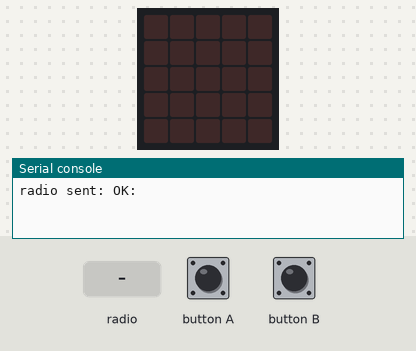
Simulated run of this program. Board: BBC micro:bit (MakeCode). Shown: the board's 5×5 LED display, the last lines printed to the serial console. The test bench sets the inputs (shaded band). No radio messages arrive unless stated (any console line starting 'radio sent:' is added by the test bench).

Above: at 1.2 s.
1.3 s: button A pressed for 0.15 s
At 2.6 s:
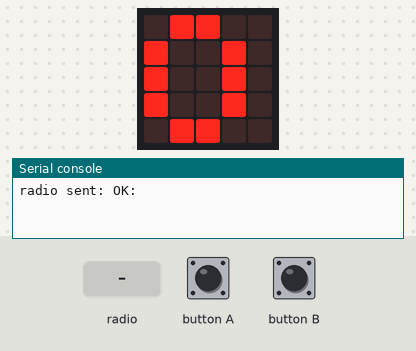
2.9 s: button B pressed for 0.15 s
At 3.59 s:
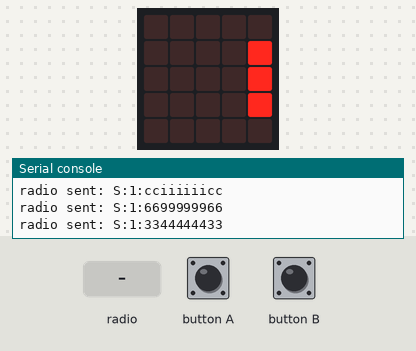
At 3.96 s:
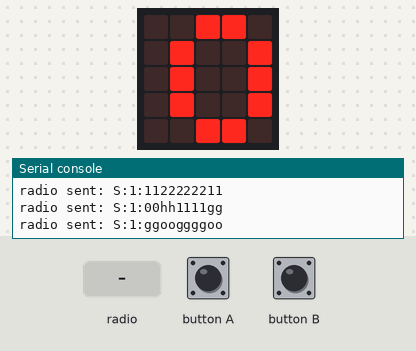
5.9 s: radio message "INIT:" arrives
Timing chart, 0 to 8.9 s (numbered marks = the images above; inputs shaded):
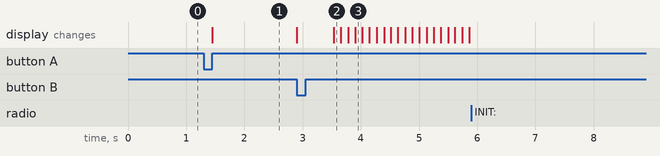

The program:

main.ts
```typescript
enum OBBrightness{
    //% blockId="HI" block="high"
    HI = 255,
    //% blockId="MID" block="middle"
    MID = 63,
    //% blockId="LO" block="low"
    LO = 15,
    //% blockId="OFF" block="off"
    OFF = 0
}
class OBChar{
    pixels:NumberFormat.UInt8BE[]
    constructor(data:NumberFormat.UInt8BE[]){
        this.pixels=data;
    }
}

class OBDisplayElement{
    x: number
    y: number
    width: number;
    height: number;
    constructor(x:number,y:number,width:number,height:number){
        this.x=x
        this.y=y
        this.width=width
        this.height=height
    }
}

class OBText extends OBDisplayElement{
    text:OBChar[]
    static char:OBChar[]
    constructor(str:string){
        super(0,0,str.length*5,5)
        OBText.char=[]
        OBText.char.push(new OBChar([6,9,9,9,6])) //0
        OBText.char.push(new OBChar([4,6,4,4,14])) //1
        OBText.char.push(new OBChar([7,8,6,1,15])) //2
        OBText.char.push(new OBChar([15,8,4,9,6])) //3
        OBText.char.push(new OBChar([12,10,9,31,8])) //4
        OBText.char.push(new OBChar([31,1,15,16,15])) //5
        OBText.char.push(new OBChar([8,4,14,17,14])) //6
        OBText.char.push(new OBChar([31,8,4,2,1])) //7
        OBText.char.push(new OBChar([14,17,14,17,14])) //8
        OBText.char.push(new OBChar([14,17,14,4,2])) //9
        OBText.char.push(new OBChar([0,14,9,9,30])) //a
        OBText.char.push(new OBChar([1,1,7,9,7])) //b
        OBText.char.push(new OBChar([0,14,1,1,14])) //c
        OBText.char.push(new OBChar([8,8,14,9,14])) //d
        OBText.char.push(new OBChar([6,9,7,1,14])) //e
        OBText.char.push(new OBChar([12,2,7,2,2])) //f
        OBText.char.push(new OBChar([14,9,14,8,6])) //g
        OBText.char.push(new OBChar([1,1,7,9,9])) //h
        OBText.char.push(new OBChar([4,0,4,4,4])) //i
        OBText.char.push(new OBChar([8,0,8,8,6])) //j
        OBText.char.push(new OBChar([1,5,3,5,9])) //k
        OBText.char.push(new OBChar([2,2,2,2,12])) //l
        OBText.char.push(new OBChar([0,27,21,17,17])) //m
        OBText.char.push(new OBChar([0,7,9,9,9])) //n
        OBText.char.push(new OBChar([0,6,9,9,6])) //o
        OBText.char.push(new OBChar([0,7,9,7,1])) //p
        OBText.char.push(new OBChar([0,14,9,14,8])) //q
        OBText.char.push(new OBChar([0,14,1,1,1])) //r
        OBText.char.push(new OBChar([0,12,2,4,3])) //s
        OBText.char.push(new OBChar([2,2,14,2,28])) //t
        OBText.char.push(new OBChar([0,9,9,9,30])) //u
        OBText.char.push(new OBChar([0,17,17,10,4])) //v
        OBText.char.push(new OBChar([0,9,6,6,9])) //x
        OBText.char.push(new OBChar([0,17,10,4,3])) //y
        OBText.char.push(new OBChar([0,15,4,2,15])) //z
        this.text=OBText.char
    }
    writeString(screen:OBScreen){
        for(let i=0;i<this.text.length;i++){
            let xx=this.x+i*6
            for(let j=0;j<5;j++){
                let line=this.text[i].pixels[j]
                for(let k=0;k<5;k++){
                    if((xx+k<0)||(xx+k>=screen.width)){
                        line=line>>1
                        continue
                    }
                    if((this.y+j<0)||(this.y+j>=screen.height))continue
                    screen.data[xx+k][this.y+j]=(line&0x01)*OBBrightness.HI
                    line=line>>1
                }
                // space between characters
                if((xx+5<0)||(xx+5>=screen.width))continue
                if((this.y+j<0)||(this.y+j>=screen.height))continue
                screen.data[xx+5][this.y+j]=OBBrightness.OFF
            }
        }
    }
    animateString(screen:OBScreen){
        this.x=screen.width
        this.y=0
        let l=this.text.length*6+screen.width
        for(let i=0;i<l;i++){
            this.x--
            this.writeString(screen)
            obDisplay.refresh()
            basic.pause(100)
        }
    }
}

class OBImage extends OBDisplayElement{
    data: number[][];
    constructor(x: number, y: number, w: number, h: number){
        super(x,y,w,h)
        this.data=[];
        for(let i=0;i<w;i++){
            this.data[i]=[]
            for(let j=0;j<h;j++){
                this.data[i][j]=0
            }
        }
    }
    plot(x:number, y:number, brightness:OBBrightness){
        this.data[x][y]=brightness
    }
    rotateRight(){
        let dataBuffer:number[][]=[]
        for(let i=0;i<this.height;i++){
            dataBuffer[i]=[]
            for(let j=0;j<this.width;j++){
                dataBuffer[i][j]=this.data[j][this.height-1-i]
            }
        }
        let b=this.height
        this.height=this.width
        this.width=b
        this.data=dataBuffer
    }
}

class OBScreen extends OBImage {
    constructor(w: number, h: number){
        super(0, 0, w, h)
    }
    setLine(id:number,row:number,lineHI:number,lineLO:number,doPlot:boolean){
        let y=Math.trunc(id*5/this.width)
        let x=id*5-y*this.width
        for(let column=0;column<5;column++){
            let hi=(lineHI&0x01)*255
            let lo=(lineLO&0x01)*255
            let b=0
            if(hi&&lo)b=OBBrightness.HI
            else{
                if(hi)b=OBBrightness.MID
                if(lo)b=OBBrightness.LO
            }
            this.data[x+column][y+row]=b
            if(doPlot)led.plotBrightness(column, row, b)
            lineHI=lineHI>>1
            lineLO=lineLO>>1
        }
    }
}

//% color=#008060 weight=100 icon="\uf00a" block="obDisplay"
namespace obDisplay{
    let id: number
    let x: number
    let y: number
    let screen: OBScreen
    let isSlave: boolean
    radio.onReceivedString(function (receivedString: string) {
        let message = receivedString.split(":")
        if(message[0] == "INIT"){
            let w = parseInt(message[1])
            let h = parseInt(message[2])
            y = Math.trunc(id * (5 / w)) * 5
            x = (id - y * (w / 5)) * 5
            screen=new OBScreen(w,h)
        }
        if(message[0] == "S"){
            if(screen)decode(parseInt(message[1]),message[2])
        }
    })
    function decode(displayID:number, str:string){
        let row=0
        while(row<5){
            let lineHI=parse32(str.charCodeAt(2*row))
            let lineLO=parse32(str.charCodeAt(2*row+1))
            screen.setLine(displayID,row++,lineHI,lineLO,(displayID==id))
        }
    }
    //% blockId="obDisplay_refresh"
    //% block="draws the actual data on each micro:bit of the display"
    export function refresh(){
        if(isSlave)return
        let w=screen.width
        let h=screen.height
        let maxID=Math.trunc(w*h/25)
        for(let n=0;n<maxID;n++){
            let data=""
            y = Math.trunc(n * 5 / w) * 5
            x = (n - y * w / 25) * 5
            if(n==id){
                for(let row=0;row<5;row++){
                    for(let column=0;column<5;column++){
                        led.plotBrightness(column,row,screen.data[x+column][y+row])
                    }
                }
            }
            else{
                for(let row=0;row<5;row++){
                    let line=0
                    for(let column=0;column<5;column++){
                        // HI bit
                        let pixel=(screen.data[x+column][y+row]>=OBBrightness.MID)?1:0
                        line+=pixel<<column
                    }
                    data+=to32(line)
                    line=0
                    for(let column=0;column<5;column++){
                        // LO bit
                        let b=screen.data[x+column][y+row]
                        let pixel=((b==OBBrightness.LO)||(b==OBBrightness.HI))?1:0
                        line+=pixel<<column
                    }
                    data+=to32(line)
                }
                radio.sendString("S:"+n.toString()+":"+data)
            }
        }
    }
    //% blockId="obDisplay_initMaster"
    //% block="initialize display on the master bit $width $height"
    export function initMaster(w: number, h: number){
        isSlave=false
        getID()
        screen=new OBScreen(w,h)
        radio.sendString("INIT:" + w.toString() + ":" + h.toString())
    }
    //% blockId="obDisplay_initMasterWithID"
    //% block="initialize display on the master bit $width $height with $displayID"
    export function initMasterWithID(w: number, h: number, displayID: number){
        isSlave=false
        id=displayID
        screen=new OBScreen(w,h)
        radio.setGroup(4)
        radio.sendString("INIT:" + w.toString() + ":" + h.toString())
    }
    //% blockId="obDisplay_initSlave"
    //% block="initialize display on a slave bit"
    export function initSlave(){
        isSlave=true
        getID()
    }
    //% blockId="obDisplay_initSlaveWithID"
    //% block="initialize display on a slave bit with $displayID"
    export function initSlaveWithID(displayID: number){
        radio.setGroup(4)
        isSlave=true
        id=displayID
    }
    //% blockId="obDisplay_plot"
    //% block="plot on the display at $x $y with $brightness"
    export function plot(x:number, y:number, brightness:OBBrightness){
        screen.data[x][y]=brightness
    }
    //% blockId="obDisplay_drawImage"
    //% block="draws $img on the display"
    export function drawImage(img:OBImage){
        for(let i=0;i<img.width;i++){
            for(let j=0;j<img.height;j++){
                if((img.x+i<0)||(img.x+i>=screen.width))continue;
                if((img.y+j<0)||(img.y+j>=screen.height))continue;
                screen.data[img.x+i][img.y+j]=img.data[i][j]
            }
        }
    }
    //% blockId="obDisplay_eraseImageBkg"
    //% block="clears $img from the display"
    export function eraseImageBkg(img:OBImage){
        for(let i=0;i<img.width;i++){
            for(let j=0;j<img.height;j++){
                if((img.x+i)>=screen.width)continue;
                if((img.y+j)>=screen.height)continue;
                screen.data[img.x+i][img.y+j]=OBBrightness.OFF
            }
        }
    }
    //% blockId="obDisplay_rotateImageRight"
    //% block="rotates the $img right on the display"
    export function rotateImageRight(img:OBImage){
        eraseImageBkg(img)
        img.rotateRight()
        drawImage(img)
    }
    //% blockId="obDisplay_moveImage"
    //% block="moves the $img to ($x,$y) position on the display"
    export function moveImage(x:number,y:number,img:OBImage){
        eraseImageBkg(img)
        img.x=x
        img.y=y
        drawImage(img)
    }
    //% blockId="obDisplay_drawText"
    //% block="draws $txt on the display"
    export function drawText(txt:string){
        let text=new OBText(txt)
        text.animateString(screen)
    }
    function getID(){
        id = 0
        basic.showNumber(id)
        while(true){
            control.waitMicros(1000)
            if(input.buttonIsPressed(Button.A)){
                id += 1
                basic.showNumber(id)
            }
            if(input.buttonIsPressed(Button.B)){
                basic.clearScreen()
                radio.setGroup(4)
                return
            }
        }
    }
    let chrs=['a','b','c','d','e','f','g','h','i','j','k','l','m','n','o','p','q','r','s','t','u','v']
    function to32(a:number):string{
        if(a<10)return a.toString()
        return chrs[a-10]
    }
    function parse32(c0: number): number {
        if ((c0 > 47) && (c0 < 58)) return c0 - 48
        return c0 - 87
    }
}
```

test.ts
```typescript
radio.setGroup(4)
radio.sendString("OK:")
let initialized=false
let running=false

input.onButtonPressed(Button.A, function () {
    if(initialized)return
    initialized=true
    obDisplay.initMaster(10, 5)
    running=true
})

input.onButtonPressed(Button.B, function () {
    if(initialized)return
    initialized=true
    obDisplay.initSlave()
})


basic.forever(function () {
    while(true){
        if(running){
/*            let imgL=new OBImage(0,0,2,3)
            imgL.plot(0,0,OBBrightness.HI)
            imgL.plot(0,1,OBBrightness.MID)
            imgL.plot(0,2,OBBrightness.LO)
            imgL.plot(1,2,OBBrightness.MID)
            imgL.plot(1,1,OBBrightness.HI)
            obDisplay.drawImage(imgL)
            obDisplay.refresh()
            basic.pause(2000)
            obDisplay.rotateImageRight(imgL)
            obDisplay.refresh()
            basic.pause(2000)
            obDisplay.moveImage(1,6,imgL)
            obDisplay.refresh()
            running=false*/
            obDisplay.drawText("")
            return
        }
        basic.pause(100)
   }
 })

/*
basic.forever(function () {
    let x=0
    let dirX=1
    let y=2
    let dirY=1
    let b=1
    let dirB=1
    while(true){
        if(running){
            obDisplay.plot(x,y,OBBrightness.OFF)
            x+=dirX
            y+=dirY
            b+=dirB
            let paramB=OBBrightness.LO
            switch(b){
                case 1 : paramB=OBBrightness.MID; break
                case 2 : paramB=OBBrightness.HI; break
            }
            if((x==0)||(x==4))dirX=-dirX
            if((y==0)||(y==9))dirY=-dirY
            if((b==0)||(b==2))dirB=-dirB
            obDisplay.plot(x,y,paramB)
            obDisplay.refresh()
        }
        basic.pause(100)
    }
})
*/
```

Measured:
- after the input at 1.3 s, the display: changes after 0.15 s (image 1)
- after the input at 2.9 s, the display: first changes at once (image 2 shows a later state)
- after the input at 5.9 s, every drawn part: stays the same
